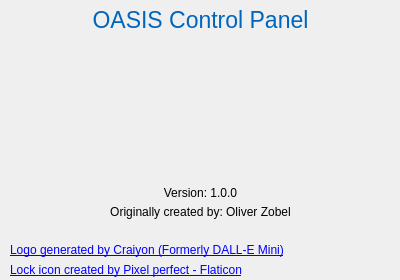
<?xml version="1.0" encoding="UTF-8"?>
<ui version="4.0">
 <class>Dialog</class>
 <widget class="QDialog" name="Dialog">
  <property name="geometry">
   <rect>
    <x>0</x>
    <y>0</y>
    <width>400</width>
    <height>280</height>
   </rect>
  </property>
  <property name="sizePolicy">
   <sizepolicy hsizetype="Fixed" vsizetype="Fixed">
    <horstretch>0</horstretch>
    <verstretch>0</verstretch>
   </sizepolicy>
  </property>
  <property name="minimumSize">
   <size>
    <width>400</width>
    <height>280</height>
   </size>
  </property>
  <property name="maximumSize">
   <size>
    <width>400</width>
    <height>280</height>
   </size>
  </property>
  <property name="contextMenuPolicy">
   <enum>Qt::NoContextMenu</enum>
  </property>
  <property name="windowTitle">
   <string>About OASIS Control Panel</string>
  </property>
  <widget class="QLabel" name="label">
   <property name="geometry">
    <rect>
     <x>0</x>
     <y>0</y>
     <width>401</width>
     <height>41</height>
    </rect>
   </property>
   <property name="font">
    <font>
     <pointsize>17</pointsize>
    </font>
   </property>
   <property name="cursor">
    <cursorShape>ArrowCursor</cursorShape>
   </property>
   <property name="text">
    <string>&lt;html&gt;&lt;head/&gt;&lt;body&gt;&lt;p&gt;&lt;span style=&quot; color:#0065bd;&quot;&gt;OASIS Control Panel&lt;/span&gt;&lt;/p&gt;&lt;/body&gt;&lt;/html&gt;</string>
   </property>
   <property name="alignment">
    <set>Qt::AlignCenter</set>
   </property>
   <property name="textInteractionFlags">
    <set>Qt::NoTextInteraction</set>
   </property>
  </widget>
  <widget class="QLabel" name="label_3">
   <property name="geometry">
    <rect>
     <x>0</x>
     <y>200</y>
     <width>401</width>
     <height>25</height>
    </rect>
   </property>
   <property name="text">
    <string>&lt;html&gt;&lt;head/&gt;&lt;body&gt;&lt;p&gt;Originally created by: Oliver Zobel&lt;/p&gt;&lt;/body&gt;&lt;/html&gt;</string>
   </property>
   <property name="alignment">
    <set>Qt::AlignCenter</set>
   </property>
  </widget>
  <widget class="QLabel" name="label_4">
   <property name="geometry">
    <rect>
     <x>0</x>
     <y>180</y>
     <width>401</width>
     <height>25</height>
    </rect>
   </property>
   <property name="text">
    <string>Version: 1.0.0</string>
   </property>
   <property name="alignment">
    <set>Qt::AlignCenter</set>
   </property>
  </widget>
  <widget class="QLabel" name="label_8">
   <property name="geometry">
    <rect>
     <x>10</x>
     <y>260</y>
     <width>301</width>
     <height>21</height>
    </rect>
   </property>
   <property name="text">
    <string>&lt;a href=&quot;https://www.flaticon.com/de/kostenlose-icons/sperren&quot; title=&quot;sperren Icons&quot;&gt;Lock icon created by Pixel perfect - Flaticon&lt;/a&gt;</string>
   </property>
  </widget>
  <widget class="QLabel" name="label_2">
   <property name="geometry">
    <rect>
     <x>140</x>
     <y>50</y>
     <width>121</width>
     <height>121</height>
    </rect>
   </property>
   <property name="contextMenuPolicy">
    <enum>Qt::CustomContextMenu</enum>
   </property>
   <property name="text">
    <string/>
   </property>
   <property name="pixmap">
    <pixmap resource="UI_resources.qrc">:/Icons/resources/icons/256x256.png</pixmap>
   </property>
   <property name="scaledContents">
    <bool>true</bool>
   </property>
  </widget>
  <widget class="QLabel" name="label_5">
   <property name="geometry">
    <rect>
     <x>10</x>
     <y>240</y>
     <width>291</width>
     <height>21</height>
    </rect>
   </property>
   <property name="text">
    <string>&lt;a href=&quot;https://www.craiyon.com/&quot; title=&quot;Craiyon&quot;&gt;Logo generated by Craiyon (Formerly DALL-E Mini)&lt;/a&gt;</string>
   </property>
  </widget>
 </widget>
 <resources>
  <include location="UI_resources.qrc"/>
 </resources>
 <connections/>
</ui>
